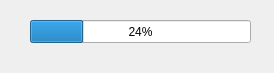
<?xml version="1.0" encoding="UTF-8"?>
<ui version="4.0">
 <class>Cargando</class>
 <widget class="QDialog" name="Cargando">
  <property name="geometry">
   <rect>
    <x>0</x>
    <y>0</y>
    <width>274</width>
    <height>73</height>
   </rect>
  </property>
  <property name="windowTitle">
   <string>Dialog</string>
  </property>
  <widget class="QProgressBar" name="progressBar">
   <property name="geometry">
    <rect>
     <x>30</x>
     <y>20</y>
     <width>221</width>
     <height>23</height>
    </rect>
   </property>
   <property name="value">
    <number>24</number>
   </property>
  </widget>
 </widget>
 <resources/>
 <connections/>
</ui>
